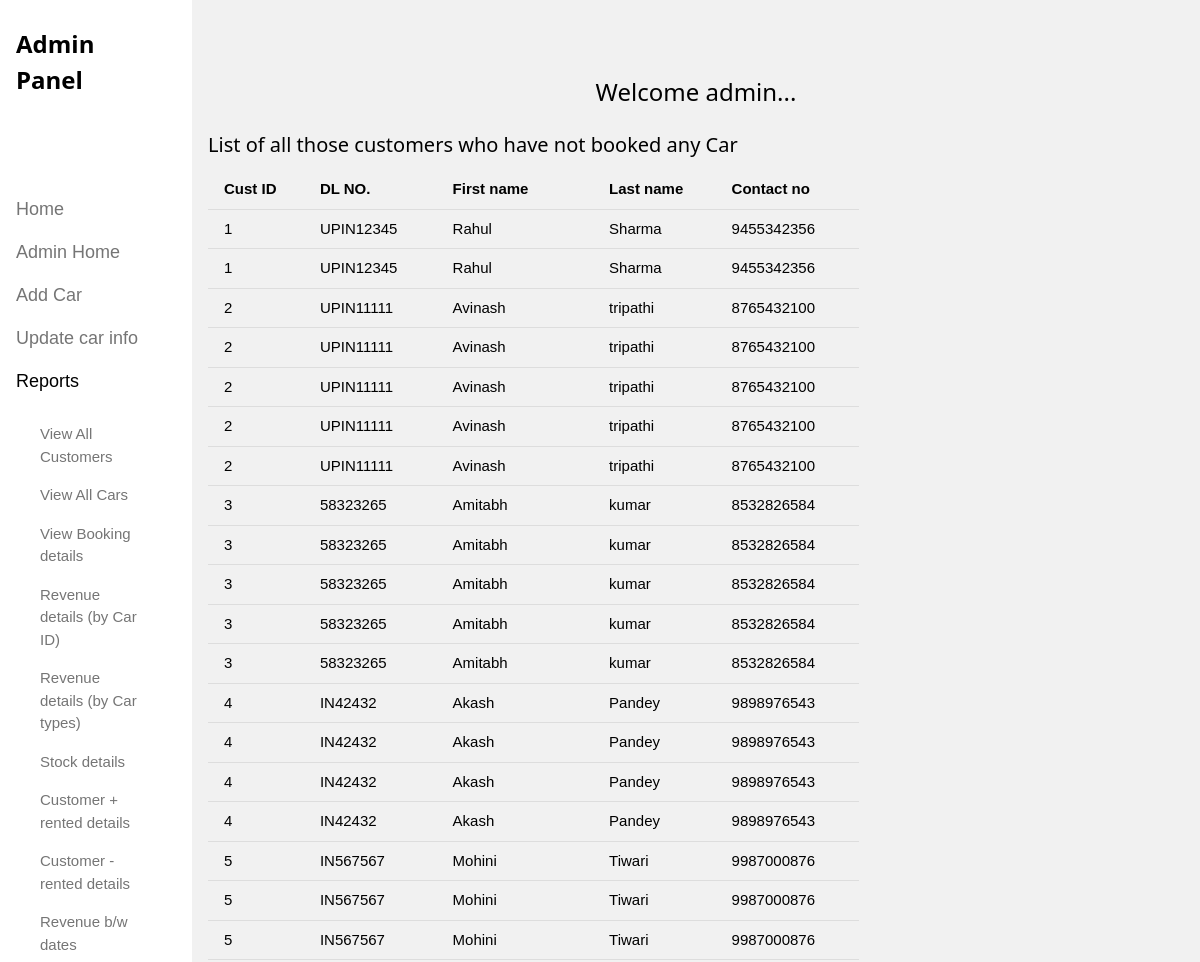
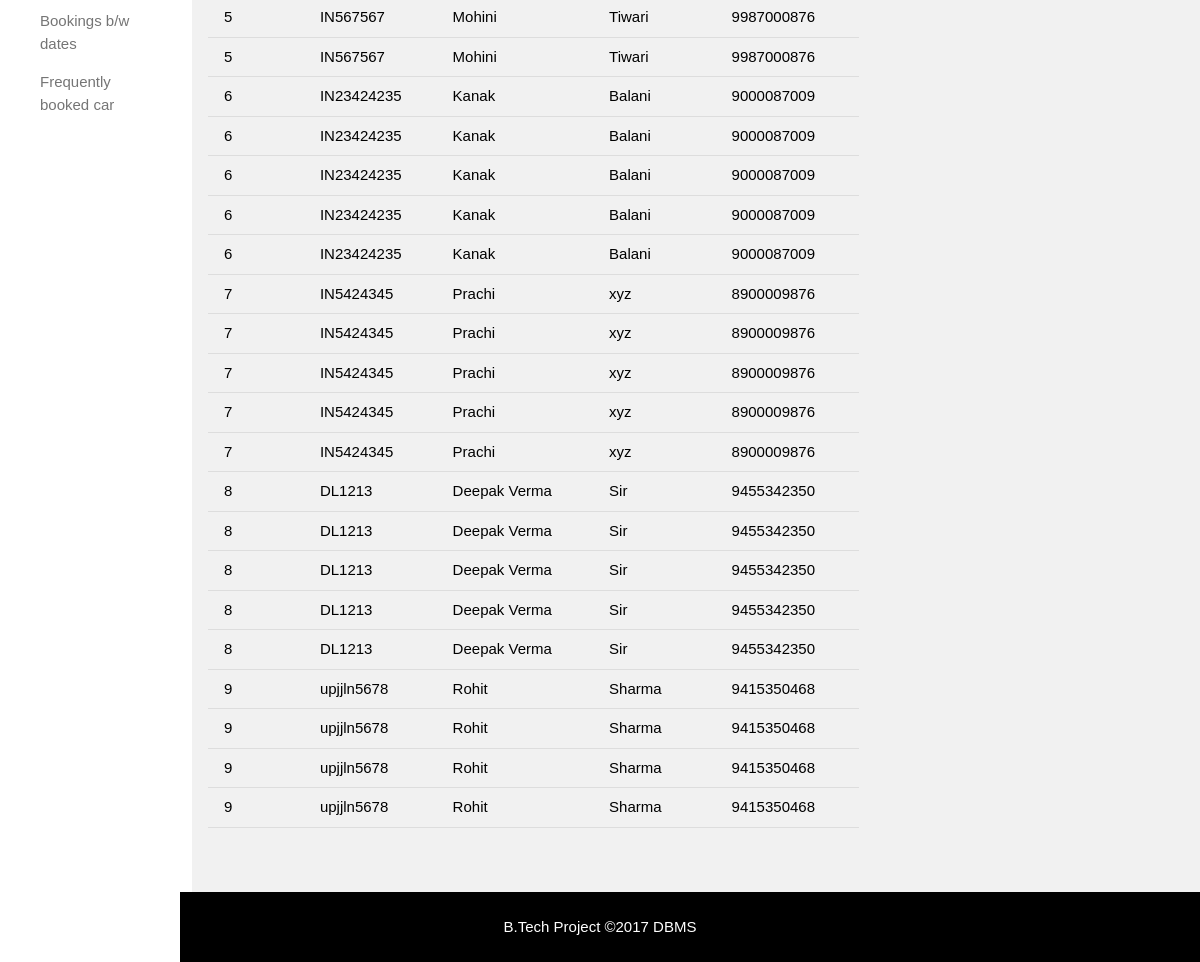
Screenshot of /custnotbook.php with the database file from the repository (2 pictures, top to bottom).
### tables this page shows
CREATE TABLE `customer` (
  `cust_id` int(11) NOT NULL,
  `dl_no` varchar(10) NOT NULL,
  `first_name` varchar(255) DEFAULT NULL,
  `last_name` varchar(255) DEFAULT NULL,
  `dob` date NOT NULL,
  `address` varchar(255) NOT NULL,
  `city` varchar(255) NOT NULL,
  `state` varchar(255) NOT NULL,
  `contact_no` char(10) NOT NULL,
  `password` varchar(255) NOT NULL,
  `email_id` varchar(50) NOT NULL
);

### custnotbook.php (the view, shortened to what this page needs)
<!DOCTYPE html>
<html>
<link rel="stylesheet" type="text/css" href="w3.css">
<body class="w3-content" style="max-width:1200px">
<nav class="w3-sidebar w3-bar-block w3-white w3-collapse w3-top" style="width:15%" id="mySidebar">
  <div class="w3-container w3-display-container w3-padding-16">
    <h3><b>Admin Panel</b></h3>
  </div>
  <div class="w3-padding-64 w3-large w3-text-grey">
    <a href="index.php" class="w3-bar-item w3-button">Home</a>
    <a href="adminpage.html" class="w3-bar-item w3-button">Admin Home</a>
    <a href="addcar.php" class="w3-bar-item w3-button">Add Car</a>
    <a href="updatecar.php" class="w3-bar-item w3-button">Update car info</a>
    <a onclick="myAccFunc()" href="javascript:void(0)" class="w3-button w3-block w3-white w3-left-align" id="myBtn">
      Reports <i class="fa fa-caret-down"></i>
    </a>
    <div id="demoAcc" class="w3-bar-block w3-hide w3-padding-large w3-medium">
      <a href="viewcust.php" class="w3-bar-item w3-button">View All Customers</a>
      <a href="viewcar.php" class="w3-bar-item w3-button">View All Cars</a>
      <a href="booking_details.php" class="w3-bar-item w3-button">View Booking details</a>
      <a href="revcarid.php" class="w3-bar-item w3-button">Revenue details (by Car ID)</a>
      <a href="revcartype.php" class="w3-bar-item w3-button">Revenue details (by Car types)</a>
      <a href="stockdetails.php" class="w3-bar-item w3-button">Stock details</a>
      <a href="custbook.php" class="w3-bar-item w3-button">Customer + rented details</a>
      <a href="custnotbook.php" class="w3-bar-item w3-button">Customer - rented details</a>
      <a href="revdates.php" class="w3-bar-item w3-button">Revenue b/w dates</a>
      <a href="bookdates.php" class="w3-bar-item w3-button">Bookings b/w dates</a>
      <a href="freq.php" class="w3-bar-item w3-button">Frequently booked car</a>
  </div>
</nav>
<div class="w3-row-padding w3-light-grey w3-padding-64 w3-container" style="margin-left:16%">
  <h3 class="w3-center">Welcome admin...</h3>
  <div class="w3-content">
    <div class="w3-twothird">
      <h4>List of all those customers who have not booked any Car</h4>
      <?php
      include 'setup.php';
      $sql = "SELECT customer.cust_id, dl_no, first_name, last_name, contact_no FROM `customer` JOIN `booking_details` on  `customer`.`cust_id`<>`booking_details`.`cust_id`";
      $result = mysqli_query($conn, $sql);
      echo "<table class='w3-table w3-bordered'>";
      echo'<th>Cust ID</th><th>DL NO.</th><th>First name</th><th>Last name</th><th>Contact no</th>';
      while($data = mysqli_fetch_array($result))
      {
      echo'<tr>';
      echo '<td>'.$data['cust_id'].'</td><td>'.$data['dl_no'].'</td><td>'.$data['first_name'].'</td><td>'.$data['last_name'].'</td><td>'.$data['contact_no'].'</td>';
      echo'</tr>';
      }
      echo "</table>";
      ?>
    </div>
  </div>
</div>
  <div class="w3-black w3-center w3-padding-24">B.Tech Project  &copy2017  DBMS</div>
</body>
</html>

### w3.css (style rules this page uses)
html { box-sizing:border-box }
*,*:before,*:after { box-sizing:inherit }
html { -ms-text-size-adjust:100%;-webkit-text-size-adjust:100% }
body { margin:0 }
article,aside,details,figcaption,figure,footer,header,main,menu,nav,section,summary { display:block }
a { background-color:transparent;-webkit-text-decoration-skip:objects }
html,body { font-family:Verdana,sans-serif;font-size:15px;line-height:1.5 }
html { overflow-x:hidden }
h3 { font-size:24px }
h4 { font-size:20px }
h1,h2,h3,h4,h5,h6 { font-family:"Segoe UI",Arial,sans-serif;font-weight:400;margin:10px 0 }
a { color:inherit }
.w3-table,.w3-table-all { border-collapse:collapse;border-spacing:0;width:100%;display:table }
.w3-bordered tr,.w3-table-all tr { border-bottom:1px solid #ddd }
.w3-table td,.w3-table th,.w3-table-all td,.w3-table-all th { padding:8px 8px;display:table-cell;text-align:left;vertical-align:top }
.w3-table th:first-child,.w3-table td:first-child,.w3-table-all th:first-child,.w3-table-all td:first-child { padding-left:16px }
.w3-btn,.w3-button { border:none;display:inline-block;outline:0;padding:8px 16px;vertical-align:middle;overflow:hidden;text-decoration:none;color:inherit;background-color:inherit;text-align:center;cursor:pointer;white-space:nowrap }
.w3-btn,.w3-button { -webkit-touch-callout:none;-webkit-user-select:none;-khtml-user-select:none;-moz-user-select:none;-ms-user-select:none;user-select:none }
.w3-tooltip,.w3-display-container { position:relative }
.w3-sidebar { height:100%;width:200px;background-color:#fff;position:fixed!important;z-index:1;overflow:auto }
.w3-bar-block .w3-bar-item { width:100%;display:block;padding:8px 16px;text-align:left;border:none;outline:none;white-space:normal;float:none }
.w3-block { display:block;width:100% }
.w3-container:after,.w3-container:before,.w3-panel:after,.w3-panel:before,.w3-row:after,.w3-row:before,.w3-row-padding:after,.w3-row-padding:before, .w3-cell-row:before,.w3-cell-row:after,.w3-clear:after,.w3-clear:before,.w3-bar:before,.w3-bar:after { content:"";display:table;clear:both }
.w3-col,.w3-half,.w3-third,.w3-twothird,.w3-threequarter,.w3-quarter { float:left;width:100% }
@media (min-width:601px) { .w3-col.m8,.w3-twothird { width:66.66666% } }
.w3-content { max-width:980px;margin:auto }
.w3-hide { display:none!important }
.w3-show-block,.w3-show { display:block!important }
@media (min-width:993px) { .w3-sidebar.w3-collapse { display:block!important } }
.w3-top,.w3-bottom { position:fixed;width:100%;z-index:1 }
.w3-top { top:0 }
.w3-row-padding,.w3-row-padding>.w3-half,.w3-row-padding>.w3-third,.w3-row-padding>.w3-twothird,.w3-row-padding>.w3-threequarter,.w3-row-padding>.w3-quarter,.w3-row-padding>.w3-col { padding:0 8px }
.w3-container,.w3-panel { padding:0.01em 16px }
.w3-medium { font-size:15px!important }
.w3-large { font-size:18px!important }
.w3-left-align { text-align:left!important }
.w3-center { text-align:center!important }
.w3-padding-large { padding:12px 24px!important }
.w3-padding-16 { padding-top:16px!important;padding-bottom:16px!important }
.w3-padding-24 { padding-top:24px!important;padding-bottom:24px!important }
.w3-padding-64 { padding-top:64px!important;padding-bottom:64px!important }
.w3-white,.w3-hover-white:hover { color:#000!important;background-color:#fff!important }
.w3-black,.w3-hover-black:hover { color:#fff!important;background-color:#000!important }
.w3-light-grey,.w3-hover-light-grey:hover,.w3-light-gray,.w3-hover-light-gray:hover { color:#000!important;background-color:#f1f1f1!important }
.w3-text-grey,.w3-hover-text-grey:hover,.w3-text-gray,.w3-hover-text-gray:hover { color:#757575!important }

### rows the page displays
customer: cust_id "1", dl_no "UPIN12345", first_name "Rahul", last_name "Sharma", contact_no "9455342356"
customer: cust_id "2", dl_no "UPIN11111", first_name "Avinash", last_name "tripathi", contact_no "8765432100"
customer: cust_id "3", dl_no "58323265", first_name "Amitabh", last_name "kumar", contact_no "8532826584"
customer: cust_id "4", dl_no "IN42432", first_name "Akash", last_name "Pandey", contact_no "9898976543"
customer: cust_id "5", dl_no "IN567567", first_name "Mohini", last_name "Tiwari", contact_no "9987000876"
customer: cust_id "6", dl_no "IN23424235", first_name "Kanak", last_name "Balani", contact_no "9000087009"
customer: cust_id "7", dl_no "IN5424345", first_name "Prachi", last_name "xyz", contact_no "8900009876"
customer: cust_id "8", dl_no "DL1213", first_name "Deepak Verma", last_name "Sir", contact_no "9455342350"
customer: cust_id "9", dl_no "upjjln5678", first_name "Rohit", last_name "Sharma", contact_no "9415350468"
